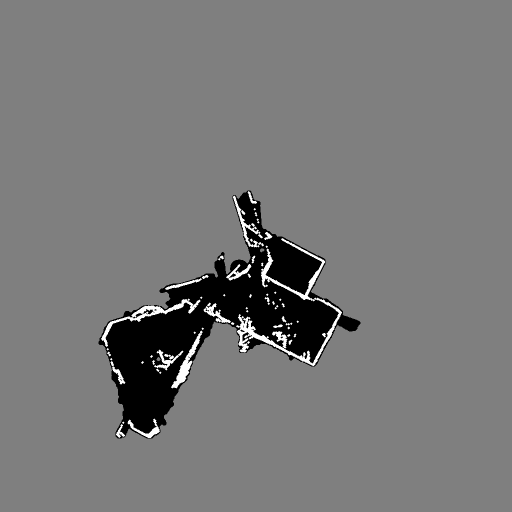
#> input picture stretch_ai/record3d_2d_flip_x.pgm, 1024 x 1024 px, found by its file name (shown at 1/2 size)
$ python align.py
#> lines starting #> are read from the running program, lines starting #| are printed output that depends on the picture
import cv2
import numpy as np

def align_images(image1_path, image2_path, output_path=None):
    """
    Align two PGM images using feature matching and homography
    """
    # Read the images
    img1 = cv2.imread(image1_path, cv2.IMREAD_GRAYSCALE)
#> img1 is the input picture: shape (1024, 1024); min 0, max 255, mean 119.4
    img2 = cv2.imread(image2_path, cv2.IMREAD_GRAYSCALE)
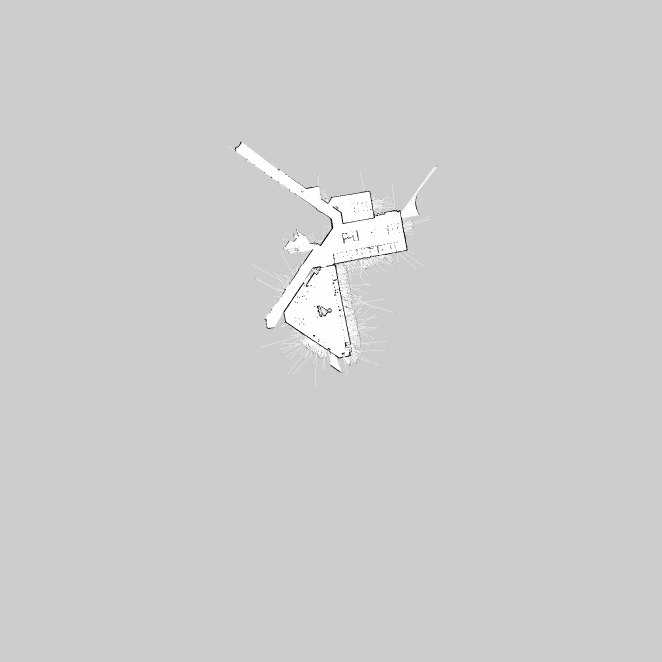
#> input picture stretch_ai/maps/multi_room.pgm, 1984 x 1984 px, found by its file name (shown at 1/3 size)
#> img2 is the input picture: shape (1984, 1984); min 0, max 254, mean 206

    # Method 1: Feature-based alignment using ORB
    def feature_based_alignment():
        # Initialize ORB detector
        orb = cv2.ORB_create(nfeatures=1000)

        # Find keypoints and descriptors
        kp1, des1 = orb.detectAndCompute(img1, None)
#> kp1 = 1000 keypoints; strongest (x, y, size): (518, 487, 31), (436, 622, 31), (509, 458, 37.2), (488, 638, 37.2)
        kp2, des2 = orb.detectAndCompute(img2, None)
#> kp2 = 1000 keypoints; strongest (x, y, size): (1107, 576, 31), (986, 1048, 31), (1218, 749, 31), (1030, 667, 31)

        # Match features using BFMatcher
        matcher = cv2.BFMatcher(cv2.NORM_HAMMING, crossCheck=True)
        matches = matcher.match(des1, des2)
#> matches = 185 matches
        matches = sorted(matches, key=lambda x: x.distance)

        # Extract matched keypoints
        src_pts = np.float32([kp1[m.queryIdx].pt for m in matches]).reshape(-1, 1, 2)
#> src_pts = 185 rows, first 8: [380, 741], [360, 737], [411, 547], [352, 756], [313, 870], [433, 520], [645, 522.5], [368, 721]
        dst_pts = np.float32([kp2[m.trainIdx].pt for m in matches]).reshape(-1, 1, 2)
#> dst_pts = 185 rows, first 8: [1011, 1112], [815, 928.8], [1002.2, 887], [836.1, 507.6], [711, 439], [960.5, 799.2], [1069.9, 692.6], [724, 428]

        # Find homography
        M, mask = cv2.findHomography(src_pts, dst_pts, cv2.RANSAC, 5.0)
#> M = [[-3.13, 1.57, 1035.5], [-3.24, 1.64, 1059.5], [-0.00304, 0.00154, 1]]; mask = 185 values, max 1 at index 32, min 0 at index 0, mean 0.0541

        # Warp image1 to align with image2
        h, w = img2.shape
#> h = 1984; w = 1984
        aligned = cv2.warpPerspective(img1, M, (w, h))
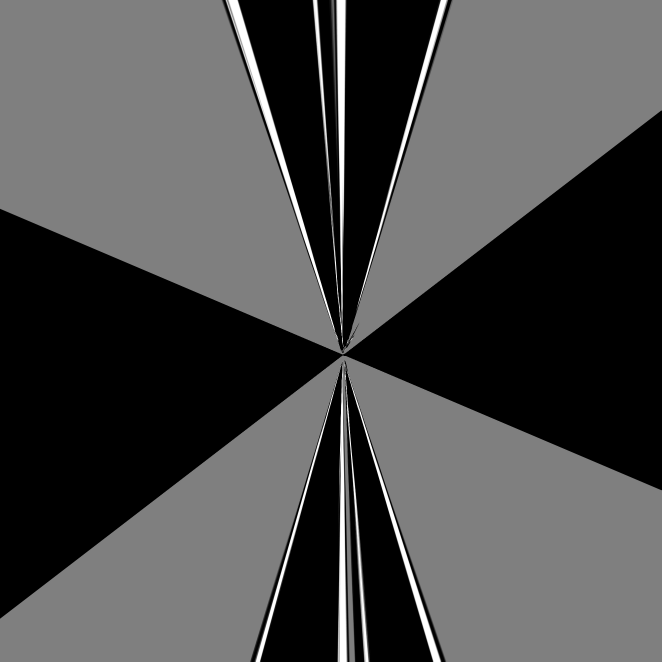
#> aligned: shape (1984, 1984) (shown at 1/3 size); min 0, max 255, mean 74.5

        return aligned, M

    # Method 2: Template matching for rigid transformation
    # [70 lines left out: functions template_matching_alignment, ecc_alignment, not called in this run]

    # Try different methods
    print("Attempting feature-based alignment...")
    try:
        aligned, transform = feature_based_alignment()
#> transform has the same summary as M in feature_based_alignment
        print("Feature-based alignment successful!")
    except:
        print("Feature-based alignment failed, trying ECC...")
        aligned, transform = ecc_alignment()
        if aligned is None:
            print("ECC failed, trying template matching...")
            aligned, transform = template_matching_alignment()

    # Save the result
    if output_path:
        cv2.imwrite(output_path, aligned)
        print(f"Aligned image saved to {output_path}")

    # Display results (optional)
    def show_results():
        # Create a comparison view
        comparison = np.zeros((max(img1.shape[0], img2.shape[0], aligned.shape[0]),
                              img1.shape[1] + img2.shape[1] + aligned.shape[1]), dtype=np.uint8)

        # Place images side by side
        comparison[:img1.shape[0], :img1.shape[1]] = img1
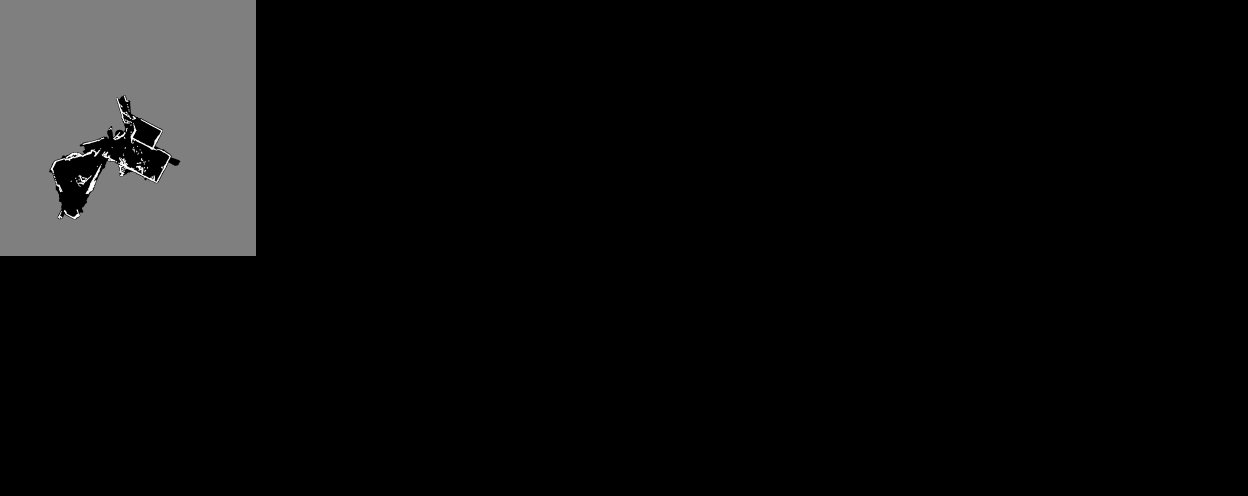
#> comparison: shape (1984, 4992) (shown at 1/4 size); min 0, max 255, mean 12.6
        comparison[:img2.shape[0], img1.shape[1]:img1.shape[1]+img2.shape[1]] = img2
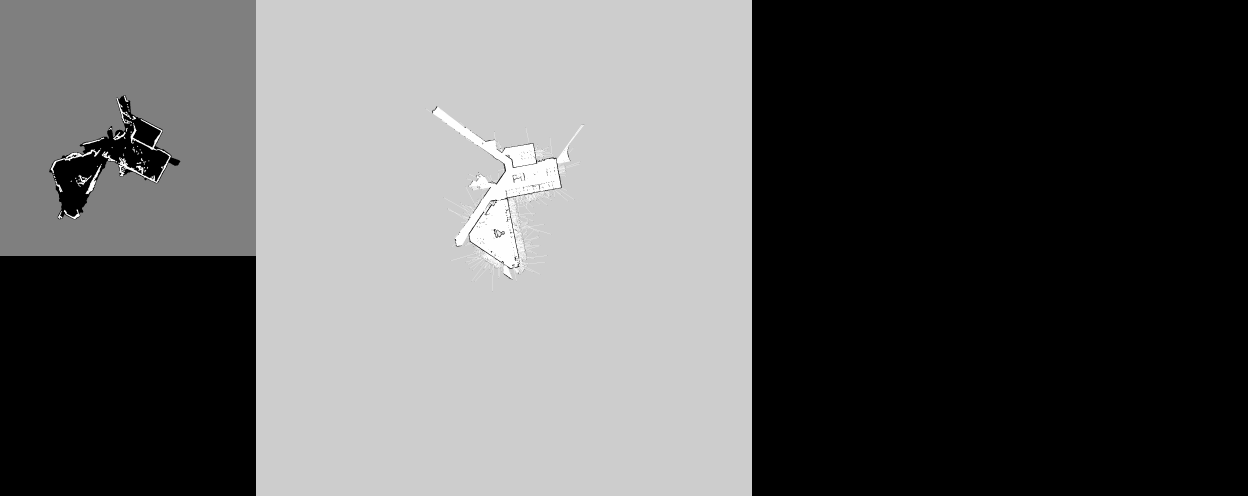
#> comparison: shape (1984, 4992) (shown at 1/4 size); min 0, max 255, mean 94.5
        comparison[:aligned.shape[0], img1.shape[1]+img2.shape[1]:] = aligned
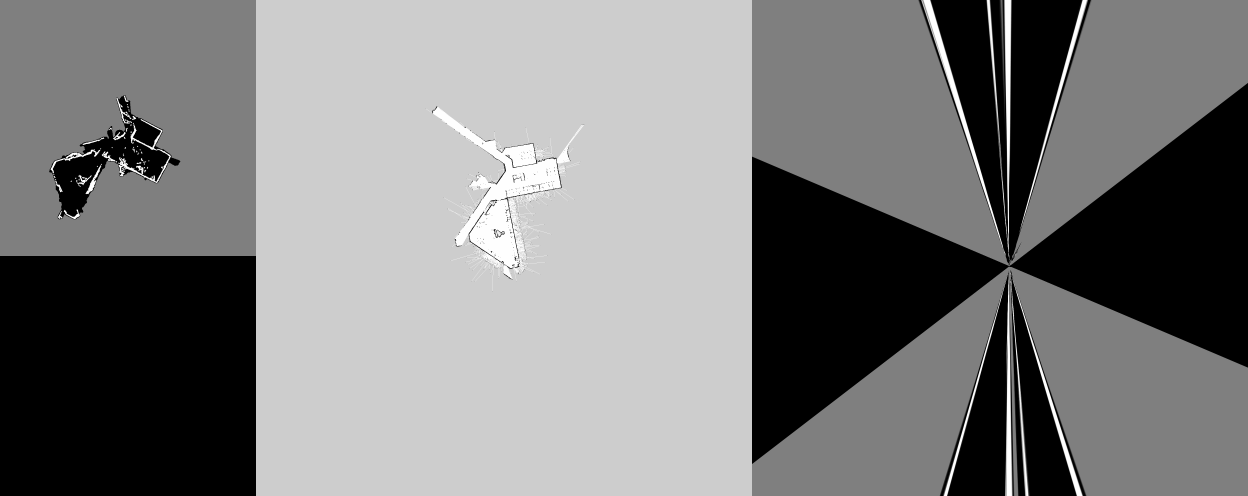
#> comparison: shape (1984, 4992) (shown at 1/4 size); min 0, max 255, mean 124.1

        # Create overlay for visual inspection
        overlay = cv2.addWeighted(img2, 0.5, aligned, 0.5, 0)
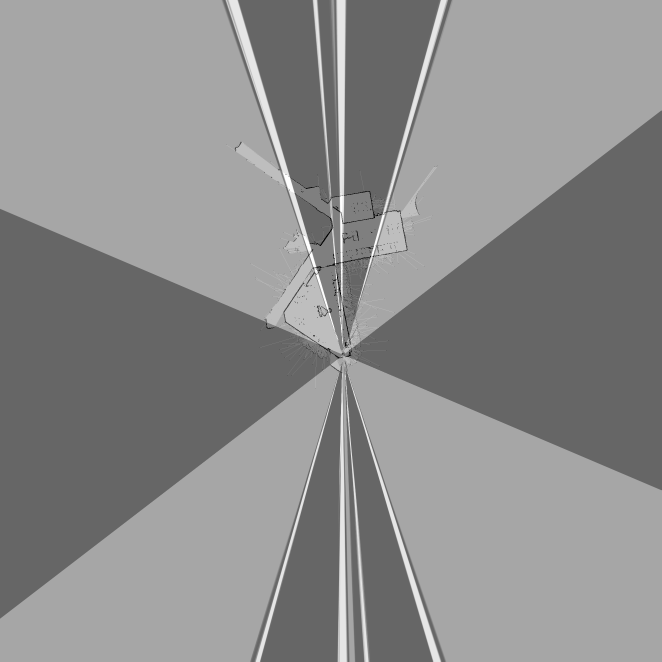
#> overlay: shape (1984, 1984) (shown at 1/3 size); min 0, max 254, mean 140

        cv2.imshow("Original Image 1 | Target Image 2 | Aligned Image 1", comparison)
        cv2.imshow("Overlay (Image 2 + Aligned Image 1)", overlay)
        cv2.waitKey(0)
        cv2.destroyAllWindows()

    show_results()

    return aligned, transform


# Usage
if __name__ == "__main__":
    # Replace with your file paths
    image1_path = "/home/aoloo/code/stretch_ai/record3d_2d_flip_x.pgm"
    image2_path = "/home/aoloo/code/stretch_ai/maps/multi_room.pgm"
    output_path = "/home/aoloo/code/stretch_ai/maps/aligned.pgm"

    aligned_img, transformation = align_images(image1_path, image2_path, output_path)
#> transformation has the same summary as M in feature_based_alignment

    print("\nTransformation matrix:")
    print(transformation)
#| [[-3.13400383e+00  1.57260848e+00  1.03553432e+03]
#|  [-3.23944209e+00  1.63891928e+00  1.05952119e+03]
#|  [-3.04415772e-03  1.53771048e-03  1.00000000e+00]]
